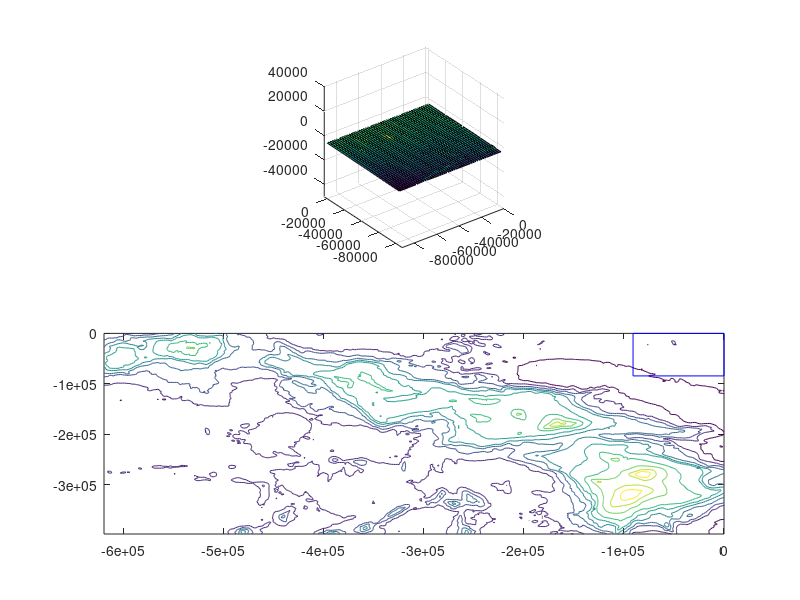

This figure's MATLAB source: (Note: this script raises an error after producing the figure.)
function exploremap()
%EXPLOREMAP is an interactive 3D map of the main Hawaiian islands
% The EXPLOREMAP function takes in no inputs and returns no outputs
% It loads longitude, lattitude, and elevation data, creates a boundary
% box, and plots a surface which represents a section of overall terrain
% map. The terrain map is drawn in a subplot below the surface plot and
% shows the overall terrain along with the boundary lines that translate to
% the boundaries of the surface plot.

%Header stuff goes here
%{

Date: 11/10/2017

Version 1: The function takes in data from a mat file and then ses it it
create a map which one can explore and navigate

Status: Works
%}



%load data
E=load('Data9.mat','ELEV');
x=load('Data9.mat', 'X');    
y=load('Data9.mat', 'Y');


%we now have access to the variables X,Y ELEV

%initialises variable xdiff and ydiff
xdiff=[];
ydiff=[];


%calculate the differences between each element in X and Y and store it in
%xdiff and ydiff
for i=2:size(x.X,2)
    
    xdiff(1,i)=x.X(1,i)-x.X(1,i-1);

end

for i=2:size(y.Y,1)
    
    ydiff(i,1)=y.Y(i,1)-y.Y(i-1,1);

end

%create a vector of zeros xmeters and ymeters which will stores the x and
%y values in meters
xmeters=zeros(size(x.X,1),size(x.X,2));
ymeters=zeros(size(y.Y,1),size(y.Y,2));


%calculate the values of the X and Y vectors in METERS and stores in
%respective variables
for i=2:size(xdiff,2)
    
    xmeters(1,i)=xmeters(1,i-1)+(6.371*(10^6)*tand(xdiff(1,i)));
    
    
end

for i=2:size(ydiff,1)
    
    ymeters(i,1)=ymeters(i-1,1)+(6.371*(10^6)*tand(ydiff(i,1)));
    
    
end

%finds dimensions of the ELEV variable to determine the number of rows and
%columns
Erow=size(E.ELEV,1);
Ecolumn=size(E.ELEV,2);

%build grid
[xgrid, ygrid]=meshgrid(xdiff,ydiff);

%determines boundary box size
bound=50;

%gives starting and ending X and Y points
xstart=1;
xend=bound;
ystart=1;
yend=bound;

%determines how many points will shift when we move
move=10;

%create the vectors for the boundary box (two elements in each)

xTop = [xmeters(xstart) xmeters(xend)];
yTop = [ymeters(yend) ymeters(yend)];
xBottom = [xmeters(xstart) xmeters(xend)];
yBottom = [ymeters(ystart) ymeters(ystart)];
xLeft=[xmeters(xstart) xmeters(xstart)];
yLeft=[ymeters(ystart) ymeters(yend)];
xRight=[xmeters(xend) xmeters(xend)];
yRight=[ymeters(ystart) ymeters(yend)];


%plot first grid (use the value of the boundary box size)
%plotgrid=plot(xgrid(xstart:xend,xstart:xend),ygrid(ystart:yend,ystart:yend));

%calls subplot and plots the surface
subplot(2,1,1)

surfplot = surf(xmeters(xstart:xend),ymeters(ystart:yend),E.ELEV(xstart:xend,ystart:yend));


%set the axis to equal
axis equal

%call subplots and plots the entire contour map 
subplot(2,1,2)
contour(xmeters,ymeters,E.ELEV);
hold on

%plots the boundary box
top=plot(xTop,yTop,'b');
bottom=plot(xBottom,yBottom,'b');
left=plot(xLeft,yLeft,'b');
right=plot(xRight,yRight,'b');


set(gcf,'KeyPressFcn',@callback);
set(gcf,'CurrentCharacter','n');
while (true)
    choose = get(gcf,'CurrentCharacter');
    switch choose
        case 'w'
            %the user wants to move south, so changes the boundary box
            %accordingly
            
            if (ystart-move)<1
                
                ystart=1;
                yend=bound;
                disp(xstart)
                disp(xend);
                
            else
                
                ystart=ystart-move;
                yend=yend-move;
                
            end
            
            
        case 's'
            %the user wants to move north, so changes the boundary box
            %accordingly
            if yend+move>size(ymeters,1)
                
                ystart=yend-bound+1;
                yend=size(ymeters,1);
                
            else
                
                ystart=ystart+move;
                yend=yend+move;
                
            end
            
        case 'd'
            %the user wants to move west, so changes the boundary box
            %accordingly
            
            if (xstart-move)<1
                
                 xstart=1;
                 xend=bound;
                
            else
                
                xstart=xstart-move;
                xend=xend-move;
                
            end
            
        case 'a'
            %the user wants to move east, so changes the boundary box
            %accordingly
            l=size(xmeters,2);
            if xend+move>l
                
                xstart=l-bound+1;
                xend=l;
                
            elseif xend+move<=l
                
                xstart=xstart+move;
                xend=xend+move;
                
            end
            
        case 'q'
            %user quits
            break;
    end;
    set(gcf,'CurrentCharacter','n');
    
    
%calculates NEW boundary box X and Y values (for all 4 lines) & values for 
%the first subplot
xTop = [xmeters(xstart) xmeters(xend)];
yTop = [ymeters(yend) ymeters(yend)];
xBottom = [xmeters(xstart) xmeters(xend)];
yBottom = [ymeters(ystart) ymeters(ystart)];
xLeft=[xmeters(xstart) xmeters(xstart)];
yLeft=[ymeters(ystart) ymeters(yend)];
xRight=[xmeters(xend) xmeters(xend)];
yRight=[ymeters(ystart) ymeters(yend)];
surfx=xmeters(xstart:xend);
surfy=ymeters(ystart:yend);
surfz=E.ELEV(ystart:yend,xstart:xend);
    
%use set function to set XData and YData for the boundary lines and the
%surface plot
    set(top,'XData',xTop);
    set(top,'YData',yTop);
    set(bottom,'XData',xBottom);
    set(bottom,'YData',yBottom);
    set(right,'XData',xRight);
    set(right,'YData',yRight);
    set(left,'XData',xLeft);
    set(left,'YData',yLeft);
    set(surfplot,'XData',surfx);
    set(surfplot,'YData',surfy);
    set(surfplot,'ZData',surfz);
    
    
    %calls drawnow function
    drawnow;
end;
end


function callback(hObject, callbackdata)

end
